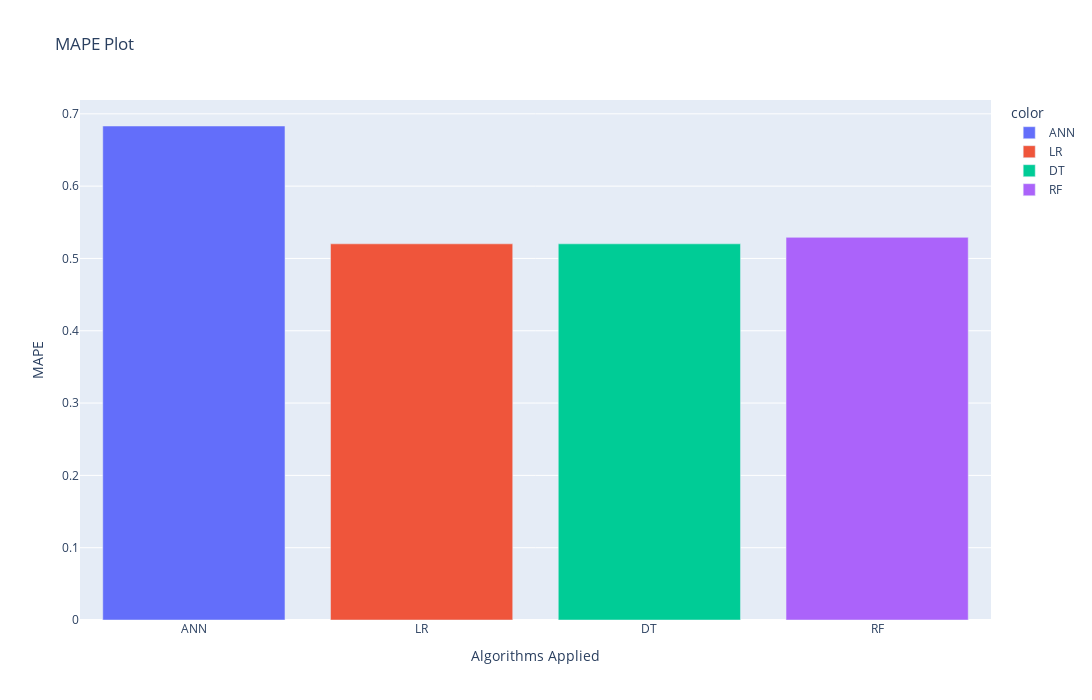

Notebook code for this chart:
### Code cell
fig1 = px.bar(x=algo_name,y=mape_list, title = 'MAPE Plot', color=algo_name, height=700, width= 1300)
fig1.update_layout(xaxis_title="Algorithms Applied", yaxis_title="MAPE")
fig1.show()

### Figure 1 — Plotly figure (JSON) as saved in the notebook; plotly's stock layout.template omitted (floating-point values rounded to 4 significant figures)
{"data": [{"alignmentgroup": "True", "hovertemplate": "color=ANN<br>x=%{x}<br>y=%{y}<extra></extra>", "legendgroup": "ANN", "marker": {"color": "#636efa"}, "name": "ANN", "offsetgroup": "ANN", "orientation": "v", "showlegend": true, "textposition": "auto", "type": "bar", "x": ["ANN"], "xaxis": "x", "y": [0.6832], "yaxis": "y"}, {"alignmentgroup": "True", "hovertemplate": "color=LR<br>x=%{x}<br>y=%{y}<extra></extra>", "legendgroup": "LR", "marker": {"color": "#EF553B"}, "name": "LR", "offsetgroup": "LR", "orientation": "v", "showlegend": true, "textposition": "auto", "type": "bar", "x": ["LR"], "xaxis": "x", "y": [0.5202], "yaxis": "y"}, {"alignmentgroup": "True", "hovertemplate": "color=DT<br>x=%{x}<br>y=%{y}<extra></extra>", "legendgroup": "DT", "marker": {"color": "#00cc96"}, "name": "DT", "offsetgroup": "DT", "orientation": "v", "showlegend": true, "textposition": "auto", "type": "bar", "x": ["DT"], "xaxis": "x", "y": [0.5202], "yaxis": "y"}, {"alignmentgroup": "True", "hovertemplate": "color=RF<br>x=%{x}<br>y=%{y}<extra></extra>", "legendgroup": "RF", "marker": {"color": "#ab63fa"}, "name": "RF", "offsetgroup": "RF", "orientation": "v", "showlegend": true, "textposition": "auto", "type": "bar", "x": ["RF"], "xaxis": "x", "y": [0.5291], "yaxis": "y"}], "layout": {"barmode": "relative", "height": 700, "legend": {"title": {"text": "color"}, "tracegroupgap": 0}, "title": {"text": "MAPE Plot"}, "width": 1300, "xaxis": {"anchor": "y", "domain": [0, 1], "title": {"text": "Algorithms Applied"}}, "yaxis": {"anchor": "x", "domain": [0, 1], "title": {"text": "MAPE"}}}}
